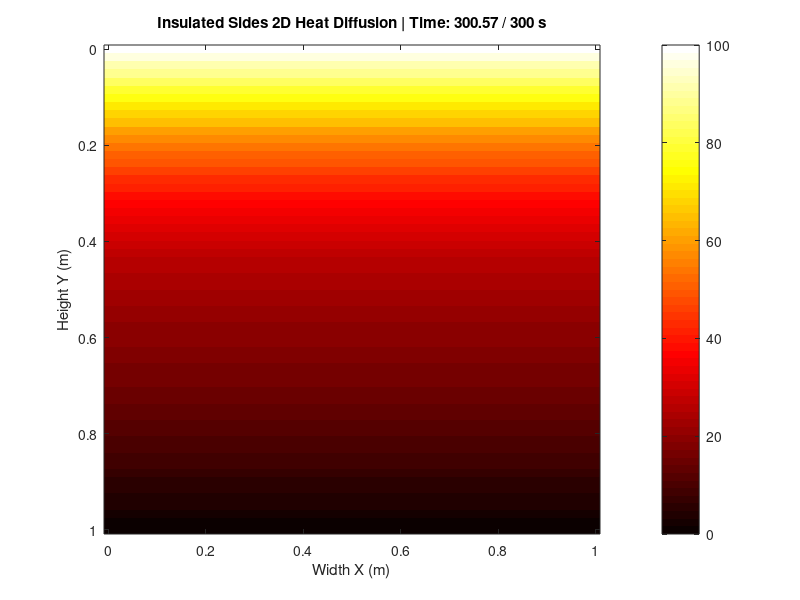

Source code (MATLAB):
% 2D Transient Heat Conduction Simulator (Vectorized + Insulated Boundaries)
clear; clc; close all;

% 1. Geometry and Grid Setup
L = 1.0; W = 1.0;
Nx = 60; Ny = 60;          
dx = L / (Nx - 1); dy = W / (Ny - 1);

% 2. Material Properties
alpha = 1.11e-4;  

% 3. Stability & Time Setup
dt = (dx^2) / (4 * alpha) * 0.95; 
t_final = 300;    
Nt = ceil(t_final / dt);

% 4. Initialize Temperature Matrix
T = 20 * ones(Ny, Nx); 

% Apply Constant Top/Bottom Boundaries (Dirichlet)
T(1, :) = 100;    % Top edge hot plate (100°C)
T(end, :) = 0;    % Bottom edge cold plate (0°C)
% Left and right boundaries are initially 20°C but will evolve freely!

figure('Position', [100, 100, 800, 600]);

% 5. Time-Stepping Loop
for n = 1:Nt
    T_old = T; 
    
    %% A. Update Internal Nodes (Vectorized)
    d2T_dx2 = (T_old(2:end-1, 3:end) - 2*T_old(2:end-1, 2:end-1) + T_old(2:end-1, 1:end-2)) / dx^2;
    d2T_dy2 = (T_old(3:end, 2:end-1) - 2*T_old(2:end-1, 2:end-1) + T_old(1:end-2, 2:end-1)) / dy^2;
    T(2:end-1, 2:end-1) = T_old(2:end-1, 2:end-1) + alpha * dt * (d2T_dx2 + d2T_dy2);
    
    %% B. Update Insulated Left Boundary (j = 1) using Ghost Nodes
    d2T_dx2_left = 2 * (T_old(2:end-1, 2) - T_old(2:end-1, 1)) / dx^2;
    d2T_dy2_left = (T_old(3:end, 1) - 2*T_old(2:end-1, 1) + T_old(1:end-2, 1)) / dy^2;
    T(2:end-1, 1) = T_old(2:end-1, 1) + alpha * dt * (d2T_dx2_left + d2T_dy2_left);
    
    %% C. Update Insulated Right Boundary (j = Nx) using Ghost Nodes
    d2T_dx2_right = 2 * (T_old(2:end-1, end-1) - T_old(2:end-1, end)) / dx^2;
    d2T_dy2_right = (T_old(3:end, end) - 2*T_old(2:end-1, end) + T_old(1:end-2, end)) / dy^2;
    T(2:end-1, end) = T_old(2:end-1, end) + alpha * dt * (d2T_dx2_right + d2T_dy2_right);
    
    %% 6. Visualization (Animate every 10 time steps)
    if mod(n, 10) == 0 || n == Nt
        imagesc([0 L], [0 W], T);
        colormap('hot'); colorbar; caxis([0 100]);
        xlabel('Width X (m)'); ylabel('Height Y (m)');
        title(sprintf('Insulated Sides 2D Heat Diffusion | Time: %.2f / %d s', n*dt, t_final));
        drawnow; 
    end
end
